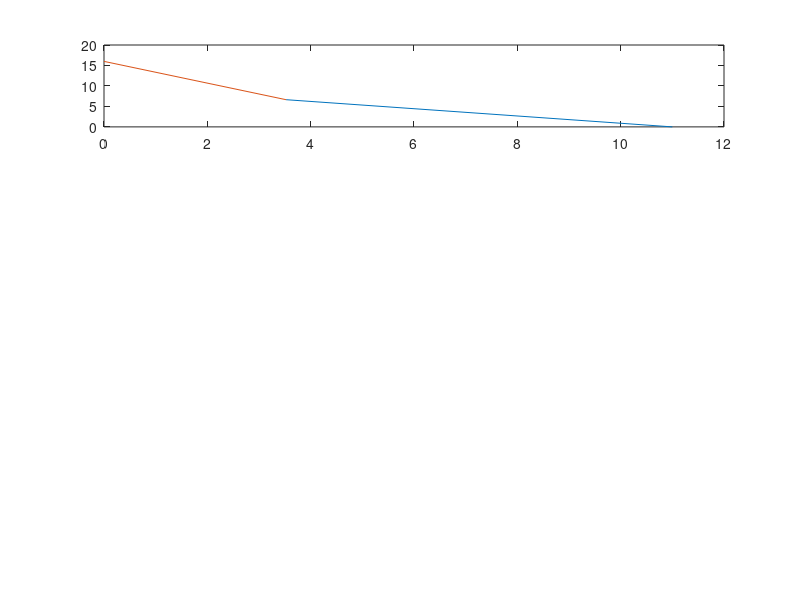

Reproduce this figure in MATLAB. (Note: this script raises an error after producing the figure.)
%% Notes
% See how the walking sycle would look. What are we really expecting 
% from a walking cycle??

%% Paremeters
l1=10;                 %Determines leg size, in this case we asume that upper and lower limb segments are the same size
% l1=8.2;
% l2=4;
q1_Position=[0 16];    %Modify this parameter dependig on the leg size
xlimit=[-20 20];      %Modify this parameter dependig on the leg size
ylimit=[0 20];      %Modify this parameter dependig on the leg size
firstTouchPoint=20;    %Modify this parameter dependig on the leg size
                        %Include forces and Moment Arm Matrix here
                        
%%
% slope1=zeros(1,6);
angleCount=0;

figure

%%
for i=1:2:45
    
    %     i
        x(1) = q1_Position(1);
        y(1) = q1_Position(2);
        x(2) = q1_Position(1);
        y(2) = 0;
        x(3) = firstTouchPoint-i; 
        y(3) = 0;
        x(4) = q1_Position(1); 
        y(4) = q1_Position(2);
    %    
        mid_Hip_x=(q1_Position(1)-x(3))/2;
        mid_Hip_y=(q1_Position(2)-y(3))/2;

        if (x(3)<0)
        foot_q1_dist=sqrt(((x(1)+x(3))^2)+(y(1)-y(2))^2)
        else
        foot_q1_dist=sqrt(((x(1)-x(3))^2)+(y(1)-y(2))^2)   
        end
        max_dist=l1*2
        c=sqrt((l1^2-(foot_q1_dist/2)^2));

        slope=(y(3)-q1_Position(2))/(x(3)+q1_Position(1));
        deg=atand(slope);

        knee_push=[(mid_Hip_x+x(3))+(c*cosd(90+deg)) (mid_Hip_y+y(3))+(c*sind(90+deg))];
        knee_pull=[((mid_Hip_x+x(3))+(-c*cosd(90+deg))) ((mid_Hip_y+y(3))+(-c*sind(90+deg)))];

    %     slope_l1=atand((knee_push(2)-y(1))/(knee_push(1)-x(1));

    if(foot_q1_dist<=(l1*2))
        angleCount=angleCount+1;
        if (x(3)>q1_Position(1))

            subplot (4,1,1) 
            plot ([knee_pull(1) x(3)], [knee_pull(2) y(3)]);

            hold on
            subplot (4,1,1)
            plot  ([knee_pull(1) x(1)], [knee_pull(2) y(1)]);

            x1=[q1_Position(1) q1_Position(1) knee_pull(1) q1_Position(1)];
            y1=[knee_pull(2) q1_Position(2) knee_pull(2) knee_pull(2)];

            x2=[knee_pull(1) knee_pull(1) x(3) knee_pull(1)];
            y2=[knee_pull(2) y(3) y(3) knee_pull(2)];

            [deg1(angleCount),deg2(angleCount)]=MeasureAngle (x1, y1, x2, y2);


        else

            subplot (4,1,1);
            plot([knee_push(1) x(3)], [knee_push(2) y(3)]);
            hold on
            subplot (4,1,1);
            plot ([knee_push(1) x(1)], [knee_push(2) y(1)]);

            x1=[q1_Position(1) q1_Position(1) knee_push(1) q1_Position(1)];
            y1=[knee_push(2) q1_Position(2) knee_push(2) knee_push(2)];

            x2=[knee_push(1) knee_push(1) x(3) knee_push(1)];
            y2=[knee_push(2) y(3) y(3) knee_push(2)]; 
            [deg1(angleCount),deg2(angleCount)]=MeasureAngle (x1, y1, x2, y2);

            if (x(3)<knee_push(1))
                deg2(angleCount)=-deg2(angleCount)
            end
        end
    end
end

xlim(xlimit);
ylim(ylimit);
pbaspect([1 (ylimit(1)-ylimit(2))/(xlimit(1)-xlimit(2)) 1])
title('Leg position')
xlabel('cm')
ylabel('cm') 
hold on

subplot (4,1,2)
plot (deg1)
ylim([-100 100]);
title('deg1')
xlabel('Leg position')
ylabel('deg') 


subplot (4,1,3)
plot (deg2)
ylim([-100 100]);
title('deg2')
xlabel('Leg position')
ylabel('deg')
     
degs=[deg1;deg2]'
subplot (4,1,4)

Tendon_Limb_Design(degs)
ylim([-550 700]);



    